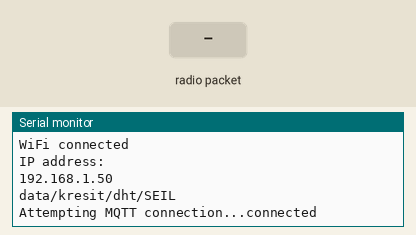
Simulated run of this sketch. Board: ESP8266 (NodeMCU). Parts: the last lines printed to the serial monitor. The test bench sets the inputs (shaded band). WiFi joins after 1.5 s; servers stay silent unless stated; no radio packets arrive unless stated; no MQTT or app messages arrive unless stated.

Above: at 2.7 s.
2.8 s: radio packet "1" arrives
At 4.0 s:
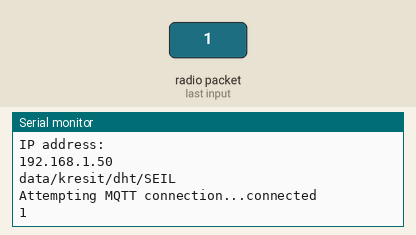
4.3 s: radio packet "0" arrives
At 5.2 s:
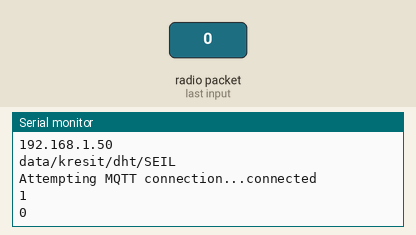
5.8 s: radio packet "2" arrives
At 6.4 s:
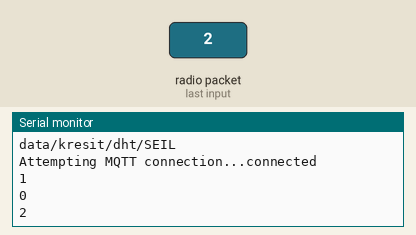
Timing chart, 0 to 8.8 s (numbered marks = the images above; inputs shaded):
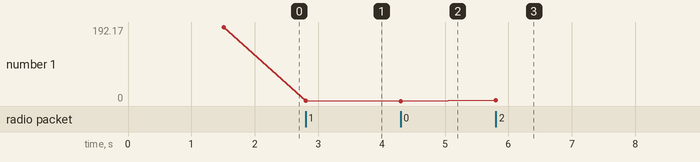

The sketch:

nodemcu_nrf_receiver_gateway.ino
```cpp
/*
  Sketch which publishes data from a dht22 sensor to a MQTT topic.

  This sketch goes in deep sleep mode once the temperature has been sent to the MQTT
  topic and wakes up periodically (configure SLEEP_DELAY_IN_SECONDS accordingly).

  Hookup guide:
  - connect D0 pin to RST pin in order to enable the ESP8266 to wake up periodically

*/

#include <ESP8266WiFi.h>
#include <PubSubClient.h>
#include <string.h>
#include <malloc.h>

#include <SPI.h>
#include "nRF24L01.h"
#include "RF24.h"

//add at the beginning of sketch // to check battery voltage using internal adc
// ADC_MODE(ADC_VCC); will result in compile error. use this instead.
//int __get_adc_mode(void) { return (int) (ADC_VCC); }
ADC_MODE(ADC_VCC); //vcc read //TOUT pin has to be disconnected in this mode.

//#include <dht.h> // src: https://github.com/RobTillaart/Arduino/tree/master/libraries/DHTstable

//dht DHT;


const int pinCE = D3;
const int pinCSN = D4;

RF24 radio(pinCE, pinCSN);
const uint64_t wAddress_lab = 0x00001E5000LL;  // lab nrf address           // Radio pipe addresses for the 2 nodes to communicate.
const uint64_t wAddress_SIC305 = 0x00001F5000LL;   //SIC305 nrf address
const uint64_t wAddress_lecture_hall = 0x00001E6000LL; //lecture_hall nrf address
const uint64_t wAddress_SIC204 = 0x00001EC204LL;  // SIC 204 nrf address

const uint64_t rAddress = wAddress_lab;

bool received = false;
//char temperatureString[6];
//char humidityString[6];
//char vddString[6];
char result[32];

//Constants
//#define DHTPIN D4     // what pin we're connected to
//#define DHTTYPE DHT22   // DHT 22  (AM2302)
//DHT dht(DHTPIN, DHTTYPE); //// Initialize DHT sensor for normal 16mhz Arduino
//#define DHT22_PIN D4
// Static IP details...
// IPAddress ip(192, 168, 1, 179);
// IPAddress gateway(192, 168, 1, 1);
// IPAddress subnet(255, 255, 255, 0);
// IPAddress DNS(192, 168, 1, 1);

struct
{
  uint32_t total;
  uint32_t ok;
  uint32_t crc_error;
  uint32_t time_out;
  uint32_t connect;
  uint32_t ack_l;
  uint32_t ack_h;
  uint32_t unknown;
} stat = { 0, 0, 0, 0, 0, 0, 0, 0};

//#define SLEEP_DELAY_IN_SECONDS  600
#define SLEEP_DELAY_IN_SECONDS  10  // value in secs
#define ONE_WIRE_BUS D4      // DS18B20 pin

//const char* ssid = "SEIL_SCC";
const char* ssid = "SEIL";
const char* password = "deadlock123";

float prev_temp = 0.0 ;

const char* mqtt_server = "10.129.149.9";  //production machine
const char* mqtt_username = "<MQTT_BROKER_USERNAME>";
const char* mqtt_password = "<MQTT_BROKER_PASSWORD>";

const char* mqtt_topic = "data/kresit/dht/SEIL"; //test
//const char* mqtt_topic = "nodemcu/kresit/dht/FCK"; //production
//const char* mqtt_topic = "nodemcu/kresit/dht/sic305"; //classroom
// const char* mqtt_topic = "nodemcu/kresit/dht/lecture_hall"; //lecture_hall
//const char* mqtt_topic = "nodemcu/kresit/dht/temp_k_204";

//const char* client_id = "dht_SIC301";
//const char* client_id = "gateway1_lecture_hall";
const char* client_id = "213_gateway";

//char node_id_String[] = "99";

WiFiClient espClient;
PubSubClient client(espClient);

//OneWire oneWire(ONE_WIRE_BUS);
//DallasTemperature DS18B20(&oneWire);

float vdd = 0.0; //for measuring supply voltage
float calibration_factor = 1.197; //for measuring supply voltage

void setup() {
  // setup serial port
  Serial.begin(115200);
  Serial.println("____Testing NRF with NodeMCU____");
  //  Serial.print("nrf receiver addr = ");
  //  Serial.print(0x00001F5000LL); //error - serial can't print uint64 - will look at it later

  // setup WiFi
  setup_wifi();
  client.setServer(mqtt_server, 1883);
  client.setCallback(callback);

  // setup OneWire bus
  //DS18B20.begin();
  //dht.begin();
  Serial.println(mqtt_topic);

  radio.begin();
  radio.setAutoAck(1);
  radio.setRetries(15, 15);
  radio.setDataRate(RF24_250KBPS);
  radio.setPALevel(RF24_PA_MIN);
  radio.setChannel(99);
  radio.openReadingPipe(1, rAddress);
  radio.startListening();
}

void radioListen()
{
  radio.startListening();

  while (radio.available())
  {
    radio.read(&result, sizeof(result));
    received = true;
  }
}

void setup_wifi() {
  delay(10);
  // We start by connecting to a WiFi network
  Serial.println();
  Serial.print("Connecting to ");
  Serial.println(ssid);
  //Serial.println(password);
  // WiFi.config(ip, gateway, subnet, DNS);
  //  delay(100);
  WiFi.begin(ssid, password);

  while (WiFi.status() != WL_CONNECTED) {
    delay(500);
    Serial.print(".");
  }

  Serial.println("");
  Serial.println("WiFi connected");
  Serial.println("IP address: ");
  Serial.println(WiFi.localIP());
}

void callback(char* topic, byte* payload, unsigned int length) {
  Serial.print("Message arrived [");
  Serial.print(topic);
  Serial.print("] ");
  for (int i = 0; i < length; i++) {
    Serial.print((char)payload[i]);
  }
  Serial.println();
}

void reconnect() {
  // Loop until we're reconnected
  while (!client.connected()) {
    Serial.print("Attempting MQTT connection...");
    // Attempt to connect
    if (client.connect(client_id, mqtt_username, mqtt_password)) {
      Serial.println("connected");
    } else {
      Serial.print("failed, rc=");
      Serial.print(client.state());
      Serial.println(" try again in 5 seconds");
      // Wait 5 seconds before retrying
      delay(5000);
    }
  }
}

/*float getTemperature() {
  Serial.println("Requesting DS18B20 temperature...");
  float temp;
  Serial.print("Previous temperature is ...") ;
  Serial.println(prev_temp);
  do {
    DS18B20.requestTemperatures();
    temp = DS18B20.getTempCByIndex(0);
    delay(100);
  } while (temp == 85.0 || temp == (-127.0));
  prev_temp = temp ;

  return temp;
  }*/


/*
  void read_dht_data()
  {
  // READ DATA
  Serial.print("DHT22, \t");

  uint32_t start = micros();
  int chk = DHT.read22(DHT22_PIN);
  uint32_t stop = micros();

  stat.total++;
  switch (chk)
  {
    case DHTLIB_OK:
      stat.ok++;
      Serial.print("OK,\t");
      break;
    case DHTLIB_ERROR_CHECKSUM:
      stat.crc_error++;
      Serial.print("Checksum error,\t");
      break;
    case DHTLIB_ERROR_TIMEOUT:
      stat.time_out++;
      Serial.print("Time out error,\t");
      break;
    default:
      stat.unknown++;
      Serial.print("Unknown error,\t");
      break;
  }
  // DISPLAY DATA
  //    Serial.print(DHT.humidity, 1);
  Serial.print(DHT.humidity);
  Serial.print(",\t");
  //    Serial.print(DHT.temperature, 1);
  Serial.print(DHT.temperature);
  Serial.print(",\t");
  Serial.print(stop - start);
  Serial.println();

  if (stat.total % 20 == 0)
  {
    Serial.println("\nTOT\tOK\tCRC\tTO\tUNK");
    Serial.print(stat.total);
    Serial.print("\t");
    Serial.print(stat.ok);
    Serial.print("\t");
    Serial.print(stat.crc_error);
    Serial.print("\t");
    Serial.print(stat.time_out);
    Serial.print("\t");
    Serial.print(stat.connect);
    Serial.print("\t");
    Serial.print(stat.ack_l);
    Serial.print("\t");
    Serial.print(stat.ack_h);
    Serial.print("\t");
    Serial.print(stat.unknown);
    Serial.println("\n");
  }

  }

  float measure_vdd()
  {

  float vdd = calibration_factor * ESP.getVcc() / 1000.0;
  //Serial.println(vdd);
  return vdd;
  }
*/

void loop() {
  if (!client.connected()) {
    reconnect();
  }
  client.loop();

  if (received)
  {
    Serial.println(result);
    client.publish(mqtt_topic, result);
    received = false;
  }

  radioListen();
}
```

Measured:
- after the input at 2.8 s, the serial monitor: prints a new line at once (image 1)
- after the input at 4.3 s, the serial monitor: prints a new line at once (image 2)
- after the input at 5.8 s, the serial monitor: prints a new line at once (image 3)
- plotted number 1: 192.17 → 1 after the input at 2.8 s, 1 → 0 after the input at 4.3 s, 0 → 2 after the input at 5.8 s
